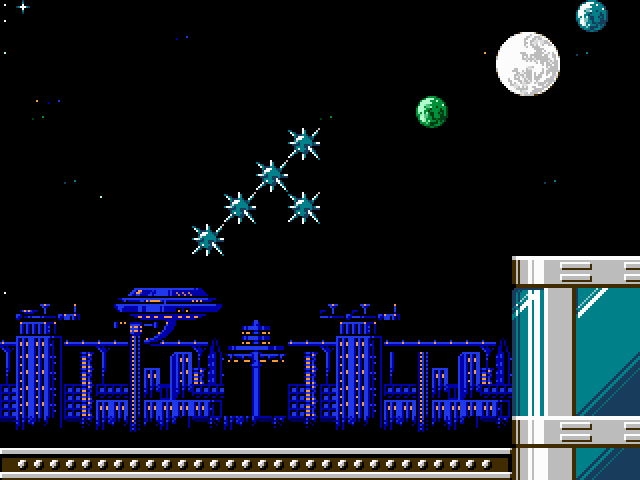

A level layout from a 2D game, rendered from its tile map. Below: a short description, then the map file with tile-grid data replaced by summaries:
An orthogonal 20x15 tile map with 32x32 px tiles, 1 tile layer (Tile Layer) and 6 objects (Ground).

<map version="1.0" tiledversion="1.0.2" orientation="orthogonal" renderorder="left-up" width="20" height="15" tilewidth="32" tileheight="32" nextobjectid="22">
 <tileset firstgid="1" source="TestTileSet.tsx" />
 <layer name="Tile Layer" width="20" height="15">
  <data>[300 cells, 300 non-empty, 72 distinct tile ids]</data>
 </layer>
 <objectgroup name="Collision Layer">
  <object id="1" name="Ground" x="0" y="448">
   <polyline points="0,0 512,0 512,-192 640,-192 640,32 0,32 0,0" />
  </object>
  <object id="17" x="288" y="128" width="32" height="32" />
  <object id="18" x="256" y="160" width="32" height="32" />
  <object id="19" x="288" y="192" width="32" height="32" />
  <object id="20" x="224" y="192" width="32" height="32" />
  <object id="21" x="192" y="224" width="32" height="32" />
 </objectgroup>
</map>